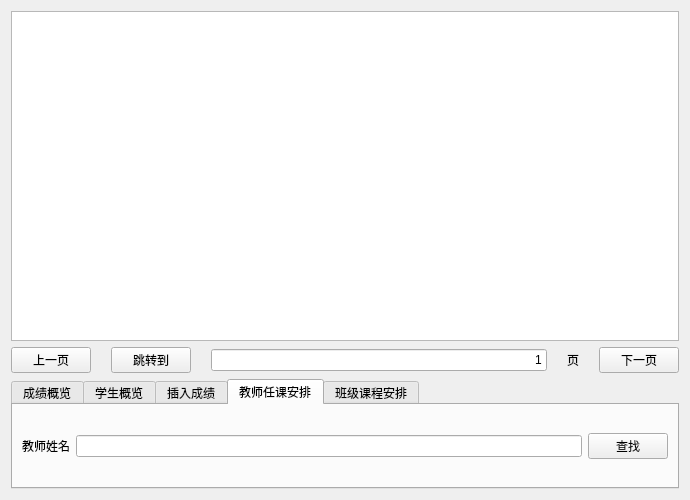
<?xml version="1.0" encoding="UTF-8"?>
<ui version="4.0">
 <class>grade_manager::ui::MainWindow</class>
 <widget class="QWidget" name="grade_manager::ui::MainWindow">
  <property name="geometry">
   <rect>
    <x>0</x>
    <y>0</y>
    <width>690</width>
    <height>500</height>
   </rect>
  </property>
  <property name="minimumSize">
   <size>
    <width>690</width>
    <height>500</height>
   </size>
  </property>
  <property name="windowTitle">
   <string>MainWindow</string>
  </property>
  <layout class="QVBoxLayout" name="verticalLayout">
   <item>
    <widget class="QTableView" name="result_table_view">
     <property name="sizePolicy">
      <sizepolicy hsizetype="Expanding" vsizetype="Expanding">
       <horstretch>0</horstretch>
       <verstretch>3</verstretch>
      </sizepolicy>
     </property>
    </widget>
   </item>
   <item>
    <layout class="QHBoxLayout" name="horizontalLayout">
     <property name="spacing">
      <number>20</number>
     </property>
     <item>
      <widget class="QPushButton" name="prev_button">
       <property name="sizePolicy">
        <sizepolicy hsizetype="Fixed" vsizetype="Fixed">
         <horstretch>0</horstretch>
         <verstretch>0</verstretch>
        </sizepolicy>
       </property>
       <property name="text">
        <string>上一页</string>
       </property>
      </widget>
     </item>
     <item>
      <widget class="QPushButton" name="jump_button">
       <property name="sizePolicy">
        <sizepolicy hsizetype="Fixed" vsizetype="Fixed">
         <horstretch>0</horstretch>
         <verstretch>0</verstretch>
        </sizepolicy>
       </property>
       <property name="text">
        <string>跳转到</string>
       </property>
      </widget>
     </item>
     <item>
      <widget class="QLineEdit" name="page_num_input">
       <property name="sizePolicy">
        <sizepolicy hsizetype="Preferred" vsizetype="Fixed">
         <horstretch>0</horstretch>
         <verstretch>0</verstretch>
        </sizepolicy>
       </property>
       <property name="text">
        <string>1</string>
       </property>
       <property name="alignment">
        <set>Qt::AlignRight|Qt::AlignTrailing|Qt::AlignVCenter</set>
       </property>
       <property name="placeholderText">
        <string>1</string>
       </property>
      </widget>
     </item>
     <item>
      <widget class="QLabel" name="label">
       <property name="sizePolicy">
        <sizepolicy hsizetype="Fixed" vsizetype="Preferred">
         <horstretch>0</horstretch>
         <verstretch>0</verstretch>
        </sizepolicy>
       </property>
       <property name="text">
        <string>页</string>
       </property>
      </widget>
     </item>
     <item>
      <widget class="QPushButton" name="next_buttoin">
       <property name="sizePolicy">
        <sizepolicy hsizetype="Fixed" vsizetype="Fixed">
         <horstretch>0</horstretch>
         <verstretch>0</verstretch>
        </sizepolicy>
       </property>
       <property name="text">
        <string>下一页</string>
       </property>
      </widget>
     </item>
    </layout>
   </item>
   <item>
    <widget class="QTabWidget" name="tabWidget">
     <property name="sizePolicy">
      <sizepolicy hsizetype="Expanding" vsizetype="Expanding">
       <horstretch>0</horstretch>
       <verstretch>1</verstretch>
      </sizepolicy>
     </property>
     <property name="currentIndex">
      <number>3</number>
     </property>
     <widget class="QWidget" name="tab">
      <attribute name="title">
       <string>成绩概览</string>
      </attribute>
      <layout class="QHBoxLayout" name="horizontalLayout_2">
       <item>
        <widget class="QLabel" name="label_2">
         <property name="text">
          <string>学年</string>
         </property>
        </widget>
       </item>
       <item>
        <widget class="QLineEdit" name="grade_year_input"/>
       </item>
       <item>
        <widget class="QPushButton" name="grade_all_button">
         <property name="text">
          <string>年级成绩</string>
         </property>
        </widget>
       </item>
       <item>
        <widget class="QPushButton" name="grade_rand_button">
         <property name="text">
          <string>名次排定</string>
         </property>
        </widget>
       </item>
       <item>
        <widget class="QPushButton" name="grade_avg_button">
         <property name="text">
          <string>平均成绩</string>
         </property>
        </widget>
       </item>
      </layout>
     </widget>
     <widget class="QWidget" name="tab_2">
      <attribute name="title">
       <string>学生概览</string>
      </attribute>
      <layout class="QHBoxLayout" name="horizontalLayout_3">
       <item>
        <widget class="QLabel" name="label_3">
         <property name="text">
          <string>学年</string>
         </property>
        </widget>
       </item>
       <item>
        <widget class="QLineEdit" name="student_year_input"/>
       </item>
       <item>
        <widget class="QLabel" name="label_4">
         <property name="text">
          <string>学号</string>
         </property>
        </widget>
       </item>
       <item>
        <widget class="QLineEdit" name="student_id_input"/>
       </item>
       <item>
        <widget class="QPushButton" name="student_credit_button">
         <property name="text">
          <string>学分统计</string>
         </property>
        </widget>
       </item>
       <item>
        <widget class="QPushButton" name="student_grade_button">
         <property name="text">
          <string>成绩查询</string>
         </property>
        </widget>
       </item>
      </layout>
     </widget>
     <widget class="QWidget" name="tab_3">
      <attribute name="title">
       <string>插入成绩</string>
      </attribute>
     </widget>
     <widget class="QWidget" name="tab_4">
      <attribute name="title">
       <string>教师任课安排</string>
      </attribute>
      <layout class="QHBoxLayout" name="horizontalLayout_4">
       <item>
        <widget class="QLabel" name="label_5">
         <property name="text">
          <string>教师姓名</string>
         </property>
        </widget>
       </item>
       <item>
        <widget class="QLineEdit" name="teacher_name_input"/>
       </item>
       <item>
        <widget class="QPushButton" name="teacher_info_button">
         <property name="text">
          <string>查找</string>
         </property>
        </widget>
       </item>
      </layout>
     </widget>
     <widget class="QWidget" name="tab_5">
      <attribute name="title">
       <string>班级课程安排</string>
      </attribute>
     </widget>
    </widget>
   </item>
  </layout>
 </widget>
 <resources/>
 <connections/>
</ui>
